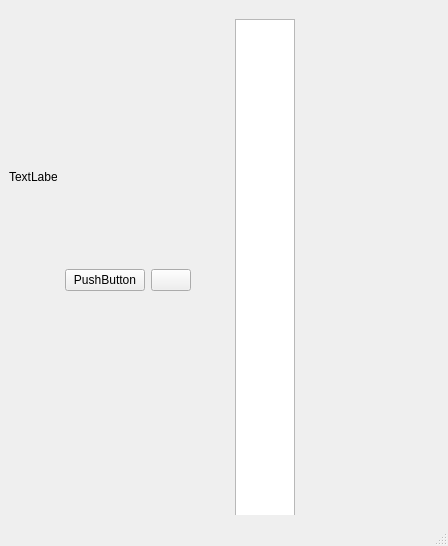
<?xml version="1.0" encoding="UTF-8"?>
<ui version="4.0">
 <class>MainWindow</class>
 <widget class="QMainWindow" name="MainWindow">
  <property name="geometry">
   <rect>
    <x>0</x>
    <y>0</y>
    <width>448</width>
    <height>546</height>
   </rect>
  </property>
  <property name="windowTitle">
   <string>MainWindow</string>
  </property>
  <widget class="QWidget" name="centralwidget">
   <layout class="QHBoxLayout" name="horizontalLayout">
    <item>
     <widget class="QWidget" name="widget" native="true">
      <property name="sizePolicy">
       <sizepolicy hsizetype="Fixed" vsizetype="Preferred">
        <horstretch>0</horstretch>
        <verstretch>0</verstretch>
       </sizepolicy>
      </property>
      <property name="minimumSize">
       <size>
        <width>50</width>
        <height>0</height>
       </size>
      </property>
      <widget class="QLabel" name="label">
       <property name="geometry">
        <rect>
         <x>0</x>
         <y>160</y>
         <width>48</width>
         <height>16</height>
        </rect>
       </property>
       <property name="text">
        <string>TextLabel</string>
       </property>
      </widget>
     </widget>
    </item>
    <item>
     <widget class="QStackedWidget" name="stackedWidget">
      <widget class="QWidget" name="page">
       <widget class="QWidget" name="home_btn_list" native="true">
        <property name="geometry">
         <rect>
          <x>0</x>
          <y>250</y>
          <width>127</width>
          <height>42</height>
         </rect>
        </property>
        <property name="sizePolicy">
         <sizepolicy hsizetype="Preferred" vsizetype="Fixed">
          <horstretch>0</horstretch>
          <verstretch>0</verstretch>
         </sizepolicy>
        </property>
        <property name="minimumSize">
         <size>
          <width>0</width>
          <height>30</height>
         </size>
        </property>
        <layout class="QHBoxLayout" name="horizontalLayout_2">
         <item>
          <widget class="QPushButton" name="pushButton">
           <property name="sizePolicy">
            <sizepolicy hsizetype="Fixed" vsizetype="Fixed">
             <horstretch>0</horstretch>
             <verstretch>0</verstretch>
            </sizepolicy>
           </property>
           <property name="text">
            <string>PushButton</string>
           </property>
          </widget>
         </item>
         <item>
          <widget class="QPushButton" name="btn_add">
           <property name="sizePolicy">
            <sizepolicy hsizetype="Fixed" vsizetype="Fixed">
             <horstretch>0</horstretch>
             <verstretch>0</verstretch>
            </sizepolicy>
           </property>
           <property name="text">
            <string/>
           </property>
           <property name="icon">
            <iconset resource="img.qrc">
             <normaloff>:/icon/img/freepik/upload.png</normaloff>
             <disabledoff>:/icon/img/plus-icon.png</disabledoff>:/icon/img/freepik/upload.png</iconset>
           </property>
          </widget>
         </item>
        </layout>
       </widget>
       <widget class="QListWidget" name="main_menu_list">
        <property name="geometry">
         <rect>
          <x>170</x>
          <y>10</y>
          <width>60</width>
          <height>545</height>
         </rect>
        </property>
        <property name="sizePolicy">
         <sizepolicy hsizetype="Fixed" vsizetype="Preferred">
          <horstretch>0</horstretch>
          <verstretch>0</verstretch>
         </sizepolicy>
        </property>
        <property name="minimumSize">
         <size>
          <width>60</width>
          <height>0</height>
         </size>
        </property>
        <property name="maximumSize">
         <size>
          <width>60</width>
          <height>16777215</height>
         </size>
        </property>
        <property name="iconSize">
         <size>
          <width>30</width>
          <height>30</height>
         </size>
        </property>
        <property name="spacing">
         <number>5</number>
        </property>
        <item>
         <property name="text">
          <string/>
         </property>
         <property name="whatsThis">
          <string>home</string>
         </property>
         <property name="icon">
          <iconset resource="img.qrc">
           <normaloff>:/icon/img/freepik/home_2.png</normaloff>:/icon/img/freepik/home_2.png</iconset>
         </property>
        </item>
        <item>
         <property name="text">
          <string/>
         </property>
         <property name="icon">
          <iconset resource="img.qrc">
           <normaloff>:/icon/img/freepik/loupe.png</normaloff>:/icon/img/freepik/loupe.png</iconset>
         </property>
        </item>
        <item>
         <property name="text">
          <string/>
         </property>
         <property name="icon">
          <iconset resource="img.qrc">
           <normaloff>:/icon/img/freepik/settings_2.png</normaloff>:/icon/img/freepik/settings_2.png</iconset>
         </property>
        </item>
       </widget>
      </widget>
      <widget class="QWidget" name="page_2"/>
     </widget>
    </item>
   </layout>
  </widget>
  <widget class="QMenuBar" name="menubar">
   <property name="geometry">
    <rect>
     <x>0</x>
     <y>0</y>
     <width>448</width>
     <height>22</height>
    </rect>
   </property>
  </widget>
  <widget class="QStatusBar" name="statusbar"/>
 </widget>
 <resources>
  <include location="img.qrc"/>
 </resources>
 <connections/>
</ui>
